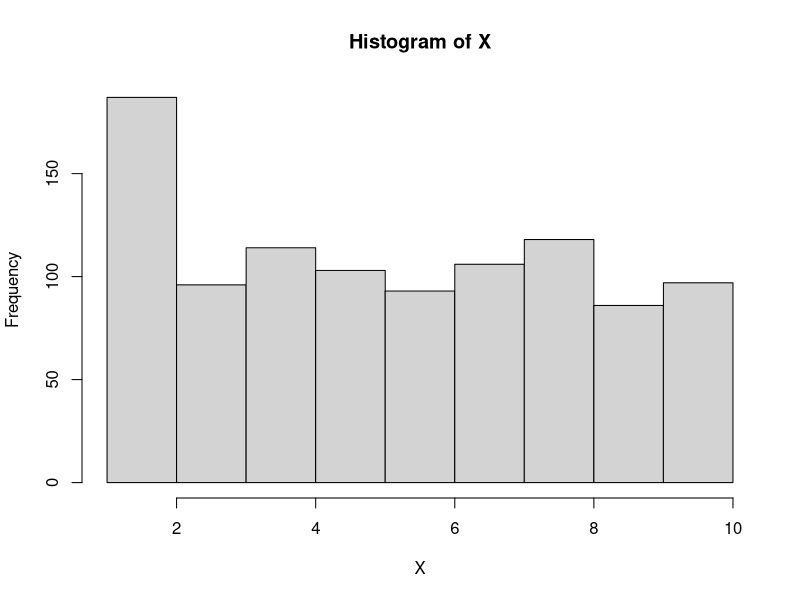
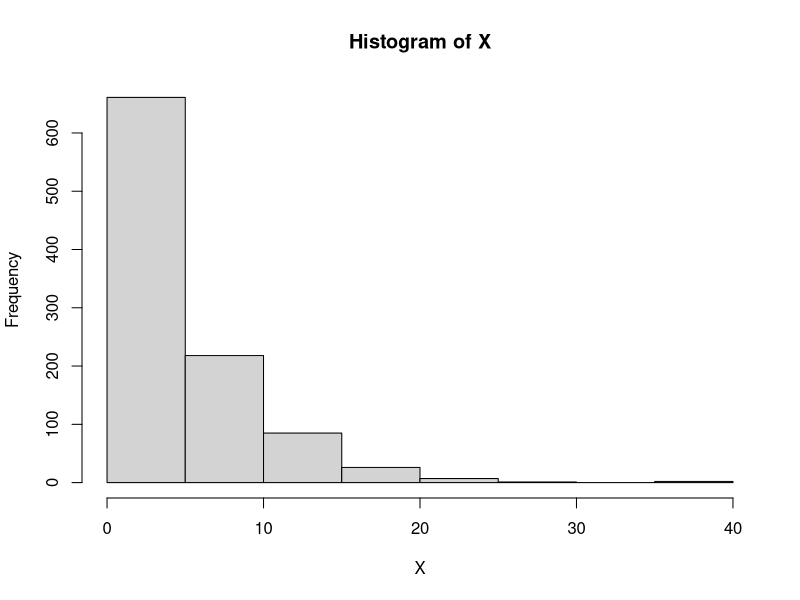
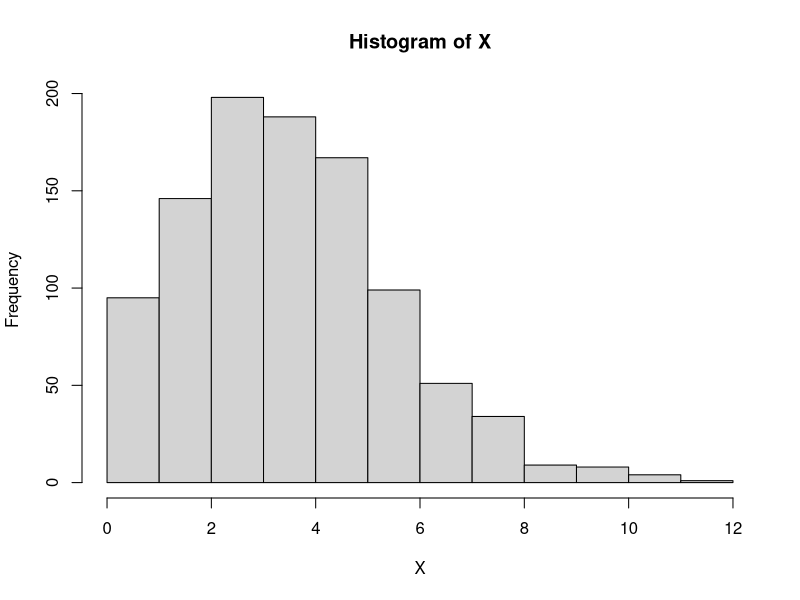

Here is the R script that generated these plots, in order:
#Simular una uniforme discreta. 

m = 1000
n = 10
u = runif(m)
X = floor(n*u)+1

hist(X)


#Simular distribución geometrica.

n = 1000
p = 0.2
q = 1-p
u = runif(1:n)

X = floor(log(u)/log(q))+1
hist(X)

#Simular números aleatorios de una variable aleatoria con distribución Poisson. 
#DiStribución Poisson Parámetro L. 

L = 4

n = 1000
X = vector(mode = 'double', n)

for(j in 1:n){

  u = runif(1)
  i = 0
  p = exp(-L)
  F = p
  
  while(u>=F){
    p = L*p/(1+i)
    F = F+p
    i = i+1
    
  }
  X[j] = i
}

mean(X)
hist(X)

#-----------------------------

#Permutaciones aleatorias

n = 50

P = 1:n


for(k in n:1){

  I = floor(runif(1)*k) + 1
  Aux = P[I]
  
  P[I] = P[k]
  
  P[k] = Aux
}



